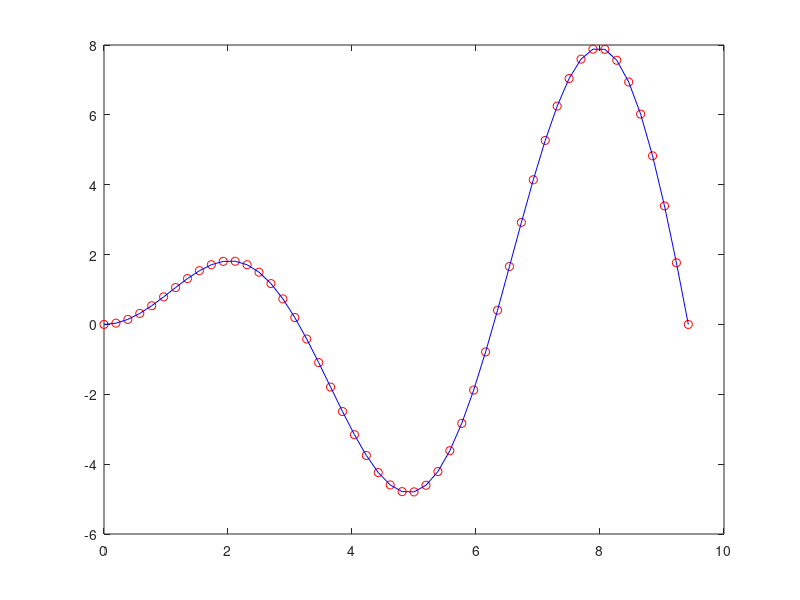

This figure's MATLAB source: (Note: this script raises an error after producing the figure.)
x = linspace(0, 3*pi, 50);
y = x.*sin(x);
plot(x,y,'ro',x,y,'b-');
title('{\bf50 points entre 0 et 3}\pi', 'fonts', 14);
